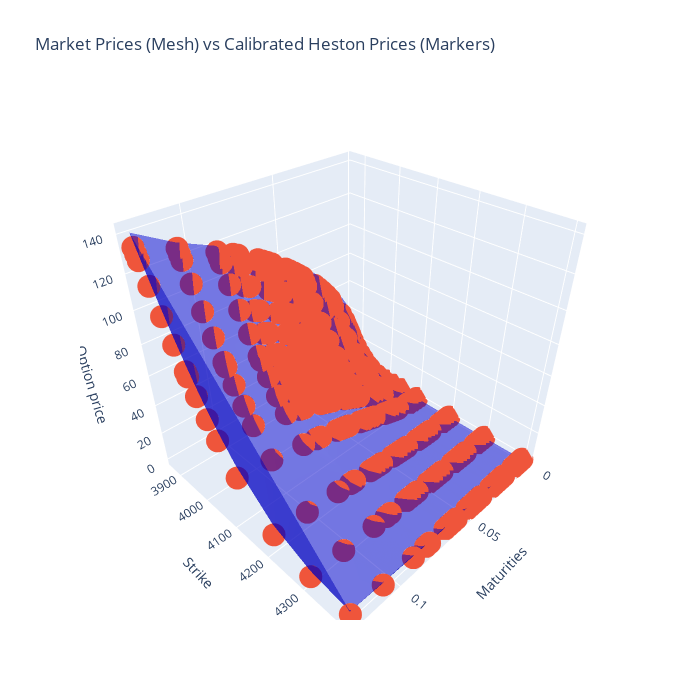

Notebook source saved alongside this figure:
### Code cell
#init_notebook_mode()
fig = go.Figure(data=[go.Mesh3d(x=Market_pricesLong.Maturity, y=Market_pricesLong.Strike, z=Market_pricesLong.Price, color='mediumblue', opacity=0.5)])
fig.add_scatter3d(x=Market_pricesLong.Maturity, y=Market_pricesLong.Strike, z=Market_pricesLong.hestonprice, mode='markers')
fig.update_layout(
    title_text='Market Prices (Mesh) vs Calibrated Heston Prices (Markers)',
    scene = dict(xaxis_title='Maturities',
                    yaxis_title='Strike ',
                    zaxis_title='Option price'),
    height=700,
    width=700
)
fig.show()

### Figure 1 — Plotly figure (JSON) as saved in the notebook; plotly's stock layout.template omitted (floating-point values rounded to 4 significant figures; data arrays with more than 128 entries replaced by an {"elided": "..."} marker saying what was removed)
{"data": [{"color": "mediumblue", "opacity": 0.5, "type": "mesh3d", "x": {"elided": "345 float values"}, "y": {"elided": "345 int values"}, "z": {"elided": "345 float values"}}, {"mode": "markers", "type": "scatter3d", "x": {"elided": "345 float values"}, "y": {"elided": "345 int values"}, "z": {"elided": "345 float values"}}], "layout": {"height": 700, "scene": {"xaxis": {"title": {"text": "Maturities"}}, "yaxis": {"title": {"text": "Strike "}}, "zaxis": {"title": {"text": "Option price"}}}, "title": {"text": "Market Prices (Mesh) vs Calibrated Heston Prices (Markers)"}, "width": 700}}
